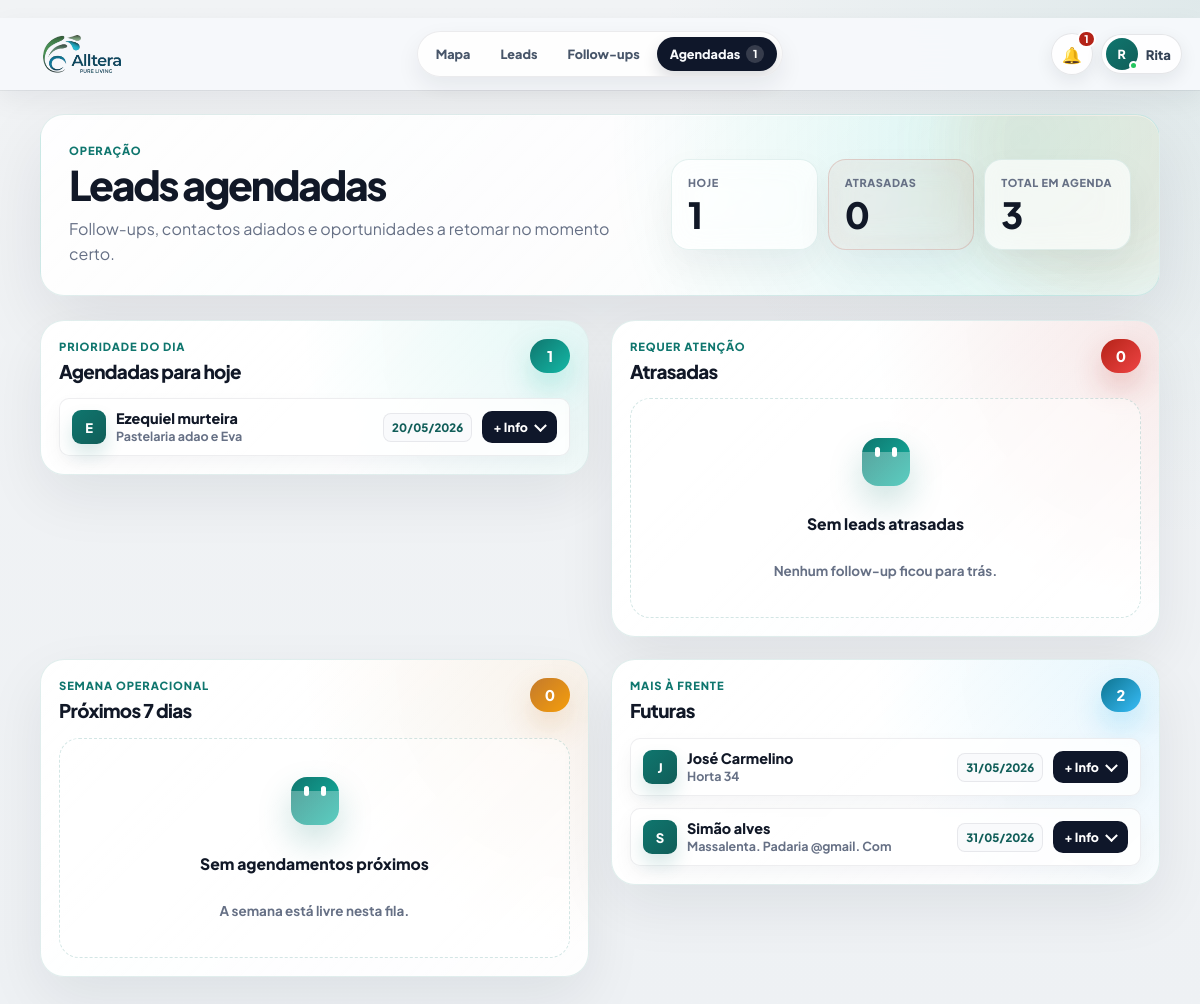
Before: /agendadas (signed in) with the older database file.
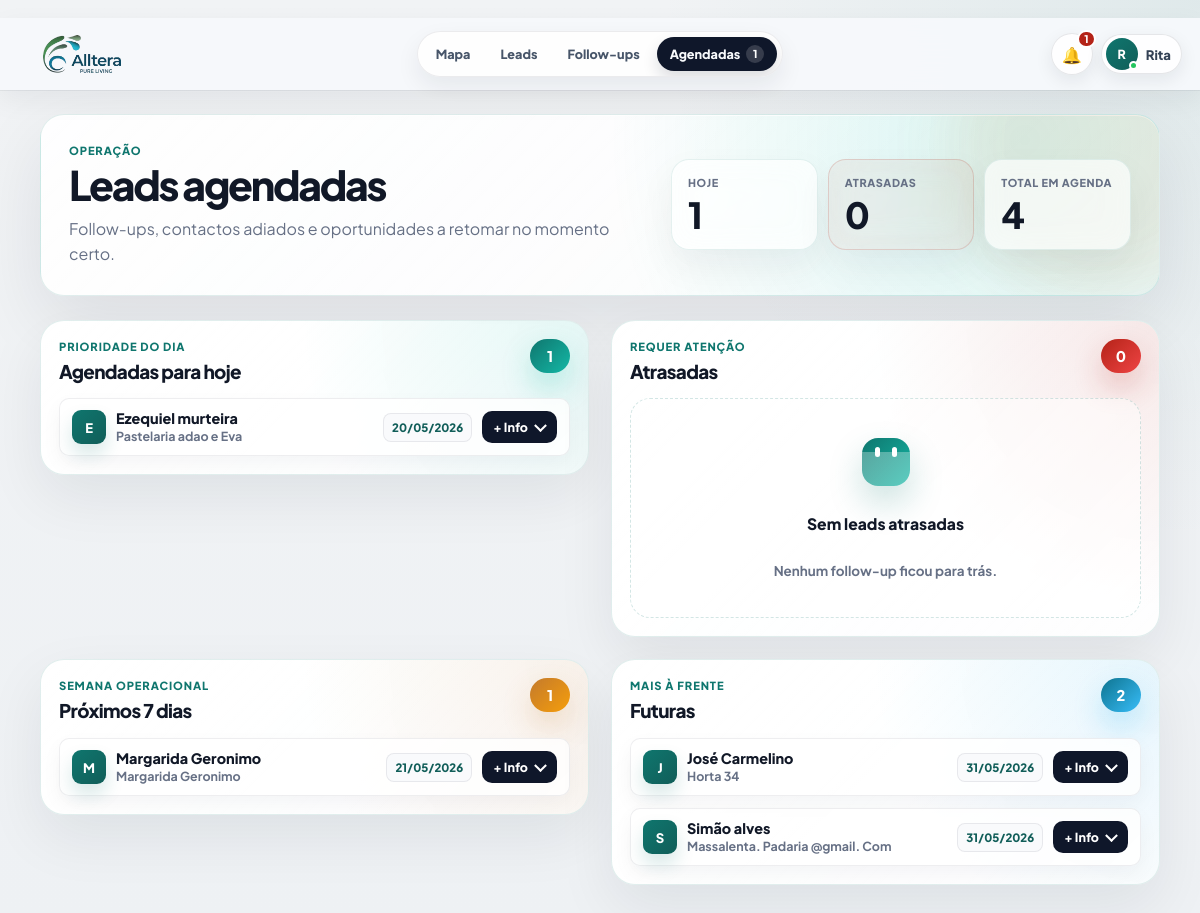
After: the same page with the newer database file.
### PlataformaApoioDecisaoComercial/models.py (models this page shows, shortened)
class Lead(db.Model):
    id = db.Column(db.Integer, primary_key=True)
    nome_cliente = db.Column(db.String(180), nullable=True)
    area_negocio = db.Column(db.String(120), nullable=True)
    cidade = db.Column(db.String(80), nullable=True)
    empresa = db.Column(db.String(180), nullable=True)
    nome_empresa = db.Column(db.String(180), nullable=False)
    tipo_cliente = db.Column(db.String(80), nullable=False)
    morada = db.Column(db.String(220), nullable=True)
    codigo_postal = db.Column(db.String(20), nullable=True)
    localidade = db.Column(db.String(80), nullable=False)
    contacto = db.Column(db.String(120), nullable=True)
    telefone = db.Column(db.String(40), nullable=True)
    email = db.Column(db.String(160), nullable=True)
    categoria = db.Column(db.String(120), nullable=True)
    nif = db.Column(db.String(30), nullable=True)
    observacoes = db.Column(db.Text, nullable=True)
    observacoes_contacto = db.Column(db.Text, nullable=True)
    reuniao_info = db.Column(db.Text, nullable=True)
    classificacao_observacao = db.Column(db.String(80), nullable=True)
    motivo_classificacao = db.Column(db.Text, nullable=True)
    latitude = db.Column(db.Float, nullable=True)
    longitude = db.Column(db.Float, nullable=True)
    estado = db.Column(db.String(40), nullable=False, default="Por contactar")
    estado_lead = db.Column(db.String(40), nullable=True, default="Por contactar")
    prioridade = db.Column(db.String(20), nullable=True, default="Baixa")
    comercial_responsavel = db.Column(db.String(80), nullable=False, default="Flávia")
    data_novo_contacto = db.Column(db.Date, nullable=True)
    data_reuniao = db.Column(db.Date, nullable=True)
    hora_reuniao = db.Column(db.String(10), nullable=True)
    tags = db.Column(db.String(300), nullable=True)
    insight_tags = db.Column(db.String(400), nullable=True)
    insight_note = db.Column(db.Text, nullable=True)
    assigned_to_id = db.Column(db.Integer, db.ForeignKey("users.id"), nullable=True, index=True)
    created_at = db.Column(db.DateTime, default=datetime.utcnow)
    updated_at = db.Column(db.DateTime, default=datetime.utcnow, onupdate=datetime.utcnow)
    assigned_to = db.relationship("User", back_populates="assigned_leads")
    historico = db.relationship(
        "HistoricoLead",
        backref="lead",
        cascade="all, delete-orphan",
        order_by="desc(HistoricoLead.created_at)",
    )
    def tag_list(self):
        return [tag.strip() for tag in (self.tags or "").split(",") if tag.strip()]
    def insight_tag_list(self):
        return [tag.strip() for tag in (self.insight_tags or "").split(",") if tag.strip()]

### PlataformaApoioDecisaoComercial/app.py (the view, shortened to what this page needs)
    @app.route("/agendadas", methods=["GET", "POST"])
    @login_required
    def agendadas():
        return render_template(
            "agendadas.html",
            scheduled=scheduled_leads_context(),
            today=date.today(),
            scheduled_datetime_label=scheduled_datetime_label,
            scheduled_time_label=scheduled_time_label,
        )

### PlataformaApoioDecisaoComercial/app.py (called while the page is built)
def normalize_lookup(value):
    text = str(value or "").strip().lower()
    text = unicodedata.normalize("NFKD", text)
    return "".join(char for char in text if not unicodedata.combining(char))

def clean_text(value):
    return re.sub(r"\s+", " ", str(value or "").strip())

def parse_time_value(value):
    value = clean_text(value)
    if not value:
        return None
    match = re.fullmatch(r"([01]?\d|2[0-3]):([0-5]\d)(?::[0-5]\d)?", value)
    if not match:
        return None
    return f"{int(match.group(1)):02d}:{match.group(2)}"

def scheduled_time_label(lead):
    return parse_time_value(getattr(lead, "hora_reuniao", None)) or ""

def scheduled_datetime_label(lead):
    if not lead or not lead.data_novo_contacto:
        return "-"
    date_text = lead.data_novo_contacto.strftime("%d/%m/%Y")
    hour_text = scheduled_time_label(lead)
    return f"{date_text} às {hour_text}" if hour_text else date_text

def scheduled_sort_key(lead):
    return (
        lead.data_novo_contacto or date.max,
        scheduled_time_label(lead) or "99:99",
        normalize_lookup(lead.nome_empresa or lead.nome_cliente or ""),
    )

### PlataformaApoioDecisaoComercial/templates/agendadas.html (shortened to what this page needs)
{% extends "base.html" %}
{% macro empty_state(title, subtitle) %}
<div class="scheduled-empty">
    <div class="scheduled-empty__icon" aria-hidden="true"></div>
    <strong>{{ title }}</strong>
    <span>{{ subtitle }}</span>
</div>
{% endmacro %}
{% macro scheduled_card(lead, tone="default") %}
{% set name = lead.nome_cliente or lead.nome_empresa or lead.empresa or "Lead sem nome" %}
{% set latest = lead.historico[0] if lead.historico else none %}
{% set next_action = "Contactar hoje" if tone == "today" else ("Retomar contacto" if tone == "overdue" else "Preparar follow-up") %}
{% set tags = lead.tag_list() %}
{% set insight_tags = lead.insight_tag_list() %}
<article class="scheduled-lead-card scheduled-lead-card--{{ tone }}" data-lead-card="{{ lead.id }}" data-lead-drawer="{{ lead.id }}">
    <div class="scheduled-lead-card__top">
        <div class="scheduled-avatar" aria-hidden="true">{{ name[:1]|upper }}</div>
        <div class="scheduled-lead-card__identity">
            <strong>{{ name }}</strong>
            <span>{{ lead.empresa or lead.nome_empresa or "Sem empresa" }}</span>
        </div>
        <span class="scheduled-date-pill">{{ scheduled_datetime_label(lead) }}</span>
        <button class="link-button scheduled-info-toggle" type="button" aria-expanded="false">+ Info</button>
    </div>
</article>
{% endmacro %}
{% macro scheduled_section(title, subtitle, count, items, tone, empty_title, empty_subtitle) %}
<section class="scheduled-section-card scheduled-section-card--{{ tone }}">
    <header class="scheduled-section-card__header">
        <div>
            <p class="eyebrow">{{ subtitle }}</p>
            <h2>{{ title }}</h2>
        </div>
        <span class="scheduled-count scheduled-count--{{ tone }}">{{ count }}</span>
    </header>
    <div class="scheduled-section-card__body">
        {% for lead in items %}
            {{ scheduled_card(lead, tone) }}
        {% else %}
            {{ empty_state(empty_title, empty_subtitle) }}
        {% endfor %}
    </div>
</section>
{% endmacro %}
{% block content %}
<main class="page-shell scheduled-page">
    <section class="scheduled-hero-v2">
        <div class="scheduled-hero-v2__copy">
            <p class="eyebrow">Operação</p>
            <h1>Leads agendadas</h1>
            <p>Follow-ups, contactos adiados e oportunidades a retomar no momento certo.</p>
        </div>
        <div class="scheduled-hero-stats">
            <article><span>Hoje</span><strong>{{ scheduled.today_count }}</strong></article>
            <article class="is-warning"><span>Atrasadas</span><strong>{{ scheduled.overdue_count }}</strong></article>
            <article><span>Total em agenda</span><strong>{{ scheduled.today|length + scheduled.overdue|length + scheduled.next7|length + scheduled.future|length }}</strong></article>
        </div>
    </section>
    <section class="scheduled-grid-v2">
        {{ scheduled_section(
            "Agendadas para hoje",
            "Prioridade do dia",
            scheduled.today|length,
            scheduled.today,
            "today",
            "Sem leads agendadas para hoje",
            "Tudo em dia."
        ) }}
        {{ scheduled_section(
            "Atrasadas",
            "Requer atenção",
            scheduled.overdue|length,
            scheduled.overdue,
            "overdue",
            "Sem leads atrasadas",
            "Nenhum follow-up ficou para trás."
        ) }}
        {{ scheduled_section(
            "Próximos 7 dias",
            "Semana operacional",
            scheduled.next7|length,
            scheduled.next7,
            "next",
            "Sem agendamentos próximos",
            "A semana está livre nesta fila."
        ) }}
        {{ scheduled_section(
            "Futuras",
            "Mais à frente",
            scheduled.future|length,
            scheduled.future,
            "future",
            "Sem leads futuras",
            "Ainda não existem contactos planeados para depois."
        ) }}
    </section>
</main>
{% endblock %}

Changed rows visible on the page:
now on this page (row edited): Lead: nome_cliente "M", nome_cliente "Margarida Geronimo", empresa+nome_empresa "Margarida Geronimo", data_novo_contacto+hora_reuniao "21/05/2026"
Other visible differences:
{{ count }}: "1 0 0 2" → "1 0 1 2"
{{ title }}: "Sem leads atrasadas Sem agendamentos próximos" → "Sem leads atrasadas"
{{ subtitle }}: "Nenhum follow-up ficou para trás. A semana está livre nesta fila." → "Nenhum follow-up ficou para trás."
text no longer shown: "3"
text now shown: "4"
